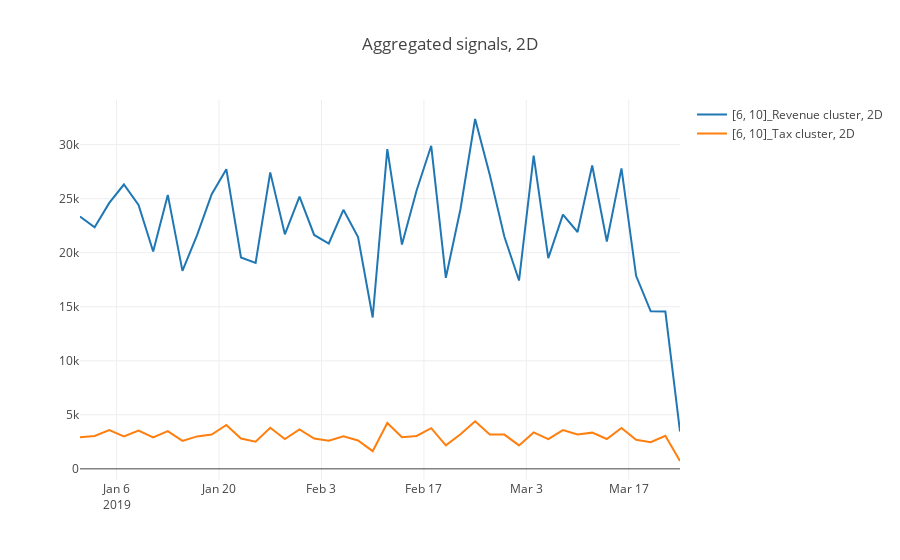

Source (notebook cell):
### Markdown cell above
## Tax vs. Revenue based on the Sales predicted-cluster

### Code cell
constructSignals(df_all, query=[{"select": [6, 10], 
                              "_with": {"FA_Name": "Revenue"}}, 
                                {"select": [6, 10], "_with": {"FA_Name": "Tax"}}], on="label", agg_period="2D", vis_type="line")
